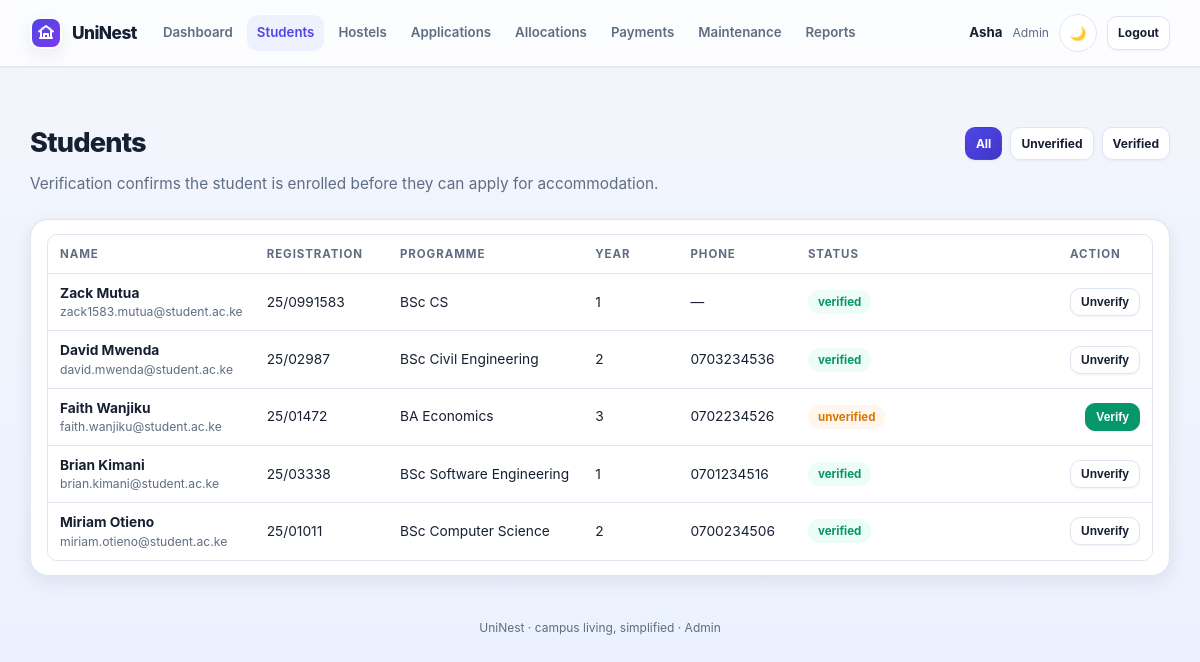
/admin/students (signed in), run on the app's committed database.
### app/models/user.py (models this page shows, shortened)
class User(db.Model):
    __tablename__ = "users"
    id = db.Column(db.Integer, primary_key=True)
    email = db.Column(db.String(120), unique=True, nullable=False, index=True)
    password_hash = db.Column(db.String(255), nullable=False)
    full_name = db.Column(db.String(120), nullable=False)
    profile_image = db.Column(db.String(500), nullable=True)
    role = db.Column(db.String(20), nullable=False, default="student")
    is_active = db.Column(db.Boolean, default=True)
    email_verified = db.Column(db.Boolean, default=True)
    verification_token = db.Column(db.String(255), nullable=True, unique=True)
    reset_token = db.Column(db.String(255), nullable=True, unique=True)
    created_at = db.Column(db.DateTime, default=datetime.utcnow)
    student = db.relationship("Student", back_populates="user", uselist=False, cascade="all, delete-orphan")

### app/models/student.py (models this page shows, shortened)
class Student(db.Model):
    __tablename__ = "students"
    id = db.Column(db.Integer, primary_key=True)
    user_id = db.Column(db.Integer, db.ForeignKey("users.id"), unique=True, nullable=False)
    registration_no = db.Column(db.String(40), index=True)
    program = db.Column(db.String(120))
    year_of_study = db.Column(db.Integer)
    phone = db.Column(db.String(30))
    gender = db.Column(db.String(10))
    verification_status = db.Column(db.String(20), nullable=False, default="unverified")
    verified_at = db.Column(db.DateTime)
    created_at = db.Column(db.DateTime, default=datetime.utcnow)
    user = db.relationship("User", back_populates="student")
    applications = db.relationship("Application", back_populates="student", lazy="dynamic")
    allocations = db.relationship("Allocation", back_populates="student", lazy="dynamic")
    payments = db.relationship("Payment", back_populates="student", lazy="dynamic")

### app/routes/web.py (the view)
@bp.get("/admin/students")
@login_required(["admin"])
def admin_students(user):
    return render_template("admin/students.html", students=student_service.list_students(request.args.get("status")), filter_status=request.args.get("status"))

### app/routes/web.py (called while the page is built)
@bp.app_context_processor
def template_context():
    user = current_user()
    unread = 0
    if user:
        unread = report_service.unread_counts(user.id)
    return {"current_user": user, "unread_count": unread}

def current_user():
    uid = session.get("uid")
    return db.session.get(User, uid) if uid else None

def login_required(roles=None):
    def decorator(fn):
        @wraps(fn)
        def wrapper(*args, **kwargs):
            user = current_user()
            if not user:
                return redirect(url_for("web.login"))
            if roles and user.role not in roles:
                flash("You do not have access to that area.", "error")
                return redirect(url_for("web.dashboard"))
            return fn(*args, user=user, **kwargs)
        return wrapper
    return decorator

### app/services/report_service.py (called while the page is built)
def unread_counts(user_id):
    unread = Notification.query.filter_by(user_id=user_id, is_read=False).count()
    return unread

### app/services/student_service.py (called while the page is built)
def list_students(status=None):
    query = Student.query
    if status in ("verified", "unverified"):
        query = query.filter(Student.verification_status == status)
    return query.order_by(Student.created_at.desc()).all()

### templates/admin/students.html (shortened to what this page needs)
{% extends "base.html" %}
{% block content %}
<div class="section-row">
  <h1 class="page-title" style="margin:0">Students</h1>
  <div class="btn-row">
    <a class="btn sm {{ 'primary' if not filter_status else '' }}" href="{{ url_for('web.admin_students') }}">All</a>
    <a class="btn sm {{ 'primary' if filter_status == 'unverified' else '' }}" href="{{ url_for('web.admin_students', status='unverified') }}">Unverified</a>
    <a class="btn sm {{ 'primary' if filter_status == 'verified' else '' }}" href="{{ url_for('web.admin_students', status='verified') }}">Verified</a>
  </div>
</div>
<p class="page-sub">Verification confirms the student is enrolled before they can apply for accommodation.</p>
<div class="card tight">
  {% if students %}
  <table class="table">
    <tr><th>Name</th><th>Registration</th><th>Programme</th><th>Year</th><th>Phone</th><th>Status</th><th class="right">Action</th></tr>
    {% for s in students %}
    <tr>
      <td><strong>{{ s.user.full_name }}</strong><div class="muted small">{{ s.user.email }}</div></td>
      <td class="nowrap">{{ s.registration_no or "—" }}</td>
      <td>{{ s.program or "—" }}</td>
      <td>{{ s.year_of_study or "—" }}</td>
      <td class="nowrap">{{ s.phone or "—" }}</td>
      <td><span class="pill {{ s.verification_status }}">{{ s.verification_status }}</span></td>
      <td class="right nowrap">
        <form method="post" action="{{ url_for('web.admin_verify_student', student_id=s.id) }}" style="display:inline">
          {% if s.verification_status == 'verified' %}
            <button class="btn sm" type="submit" data-confirm="Unverify {{ s.user.full_name }}? They will not be able to apply until re-verified.">Unverify</button>
          {% else %}
            <button class="btn sm success" type="submit">Verify</button>
          {% endif %}
        </form>
      </td>
    </tr>
    {% endfor %}
  </table>
  {% else %}
  <div class="empty">No students found for this filter.</div>
  {% endif %}
</div>
{% endblock %}

### templates/base.html (shortened to what this page needs)
<!doctype html>
<html lang="en">
<head>
  <link rel="stylesheet" href="{{ url_for('static', filename='css/uni.css') }}">
</head>
<body data-theme="light">
  <nav class="nav" aria-label="Main navigation">
    <div class="nav-inner">
      <div class="nav-brand-group">
        <a class="brand" href="{{ url_for('web.index') }}">
          <span class="brand-mark" aria-hidden="true">
          </span>
          <span class="brand-text">UniNest</span>
        </a>
      </div>
      <div class="nav-links" id="site-nav">
        {% if current_user %}
          {% if current_user.role == 'student' %}
            <a href="{{ url_for('web.dashboard') }}">Dashboard</a>
            <a href="{{ url_for('web.my_availability') }}">Availability</a>
            <a href="{{ url_for('web.my_payments') }}">Payments</a>
            <a href="{{ url_for('web.my_maintenance') }}">Maintenance</a>
            <a href="{{ url_for('web.my_notifications') }}">Notifications{% if unread_count %} <span class="badge nav-badge">{{ unread_count }}</span>{% endif %}</a>
            <a href="{{ url_for('web.my_profile') }}">Profile</a>
          {% elif current_user.role == 'admin' %}
            <a href="{{ url_for('web.admin_dashboard') }}">Dashboard</a>
            <a href="{{ url_for('web.admin_students') }}">Students</a>
            <a href="{{ url_for('web.admin_hostels') }}">Hostels</a>
            <a href="{{ url_for('web.admin_applications') }}">Applications</a>
            <a href="{{ url_for('web.admin_allocations') }}">Allocations</a>
            <a href="{{ url_for('web.admin_payments') }}">Payments</a>
            <a href="{{ url_for('web.admin_maintenance') }}">Maintenance</a>
            <a href="{{ url_for('web.reports') }}">Reports</a>
          {% else %}
            <a href="{{ url_for('web.management_dashboard') }}">Overview</a>
            <a href="{{ url_for('web.my_availability') }}">Availability</a>
            <a href="{{ url_for('web.admin_allocations') }}">Allocations</a>
            <a href="{{ url_for('web.reports') }}">Reports</a>
          {% endif %}
        {% endif %}
      </div>
      <div class="nav-user">
        {% if current_user %}
          <span class="name">{{ current_user.full_name.split()[0] }}</span>
          <span class="muted small">{{ current_user.role|capitalize }}</span>
          <button class="theme-toggle" type="button" aria-label="Toggle theme">🌙</button>
          <a class="btn sm" href="{{ url_for('web.logout') }}">Logout</a>
        {% else %}
          <button class="theme-toggle" type="button" aria-label="Toggle theme">🌙</button>
          <a class="btn sm" href="{{ url_for('web.login') }}">Log in</a>
          <a class="btn sm primary" href="{{ url_for('web.register') }}">Create account</a>
        {% endif %}
      </div>
    </div>
  </nav>
  <main class="container {% block container_class %}{% endblock %}">
    {% block content %}{% endblock %}
    <div class="footer">UniNest · campus living, simplified {{ current_user.role|default('', true) and '· ' + current_user.role|capitalize }}</div>
  </main>
</body>
</html>

### data on the page
User: full_name "Asha", role "Admin", role "· Admin"
Student: user.full_name "Zack Mutua", user.email "zack1583.mutua@student.ac.ke", registration_no "25/0991583", program "BSc CS", year_of_study "1", phone "—", verification_status "verified"
Student: user.full_name "David Mwenda", user.email "david.mwenda@student.ac.ke", registration_no "25/02987", program "BSc Civil Engineering", year_of_study "2", phone "0703234536", verification_status "verified"
Student: user.full_name "Faith Wanjiku", user.email "faith.wanjiku@student.ac.ke", registration_no "25/01472", program "BA Economics", year_of_study "3", phone "0702234526", verification_status "unverified", shows "Verify"
Student: user.full_name "Brian Kimani", user.email "brian.kimani@student.ac.ke", registration_no "25/03338", program "BSc Software Engineering", year_of_study "1", phone "0701234516", verification_status "verified"
Student: user.full_name "Miriam Otieno", user.email "miriam.otieno@student.ac.ke", registration_no "25/01011", program "BSc Computer Science", year_of_study "2", phone "0700234506", verification_status "verified"
